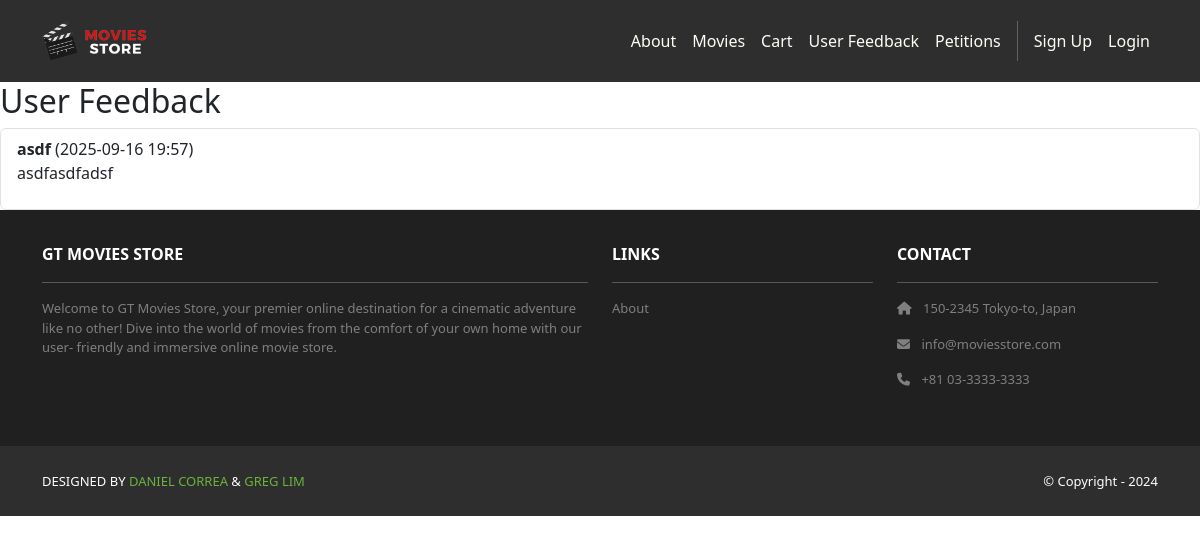
The app's page /movies/survey/list/ with its own data.
### movies/models.py (models this page shows, shortened)
class Survey(models.Model):
    name = models.CharField(max_length=100)
    thoughts = models.TextField()
    date = models.DateTimeField(auto_now_add=True)

### movies/views.py (the view)
# urls.py: path('survey/list/', views.survey_list, name='survey_list'),
def survey_list(request):
    surveys = Survey.objects.all().order_by('-date')
    return render(request, 'movies/survey_list.html', {'surveys': surveys})

### movies/templates/movies/survey_list.html
{% extends "base.html" %}
{% block content %}
<h2>User Feedback</h2>
<ul class="list-group">
  {% for survey in surveys %}
  <li class="list-group-item">
    <b>{{ survey.name }}</b> ({{ survey.date|date:"Y-m-d H:i" }})
    <p>{{ survey.thoughts }}</p>
  </li>
  {% empty %}
  <li class="list-group-item">No feedback yet.</li>
  {% endfor %}
</ul>
{% endblock %}

### records on screen
Survey: name "asdf", date "2025-09-16 19:57", thoughts "asdfasdfadsf"
